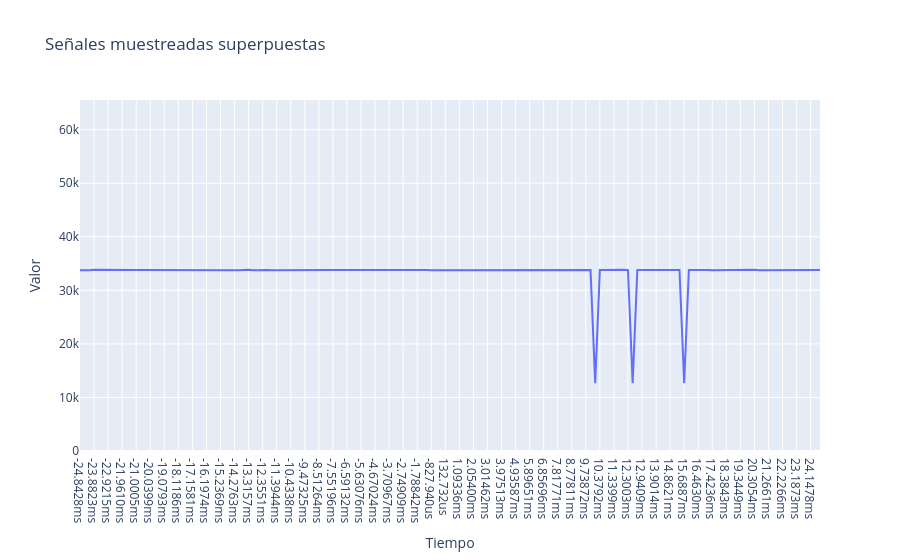

Write notebook code for a chart like this one.
### Code cell
fig = go.Figure()


# Agregamos cada señal como un trazo
fig.add_trace(go.Scatter(x = resultados_tiempos[3], y=new_arr3, mode='lines', name='Señal 3'))

# Opciones de layout
fig.update_layout(
    title='Señales muestreadas superpuestas',
    xaxis_title='Tiempo',
    yaxis_title='Valor',
   hovermode='x unified',    yaxis=dict(range=[0, 65536])
)

fig.show()

### Figure 1 — Plotly figure (JSON) as saved in the notebook; plotly's stock layout.template omitted (floating-point values rounded to 4 significant figures; data arrays with more than 128 entries replaced by an {"elided": "..."} marker saying what was removed)
{"data": [{"mode": "lines", "name": "Señal 3", "type": "scatter", "x": {"elided": "159 str values"}, "y": {"elided": "159 int values"}}], "layout": {"hovermode": "x unified", "title": {"text": "Señales muestreadas superpuestas"}, "xaxis": {"title": {"text": "Tiempo"}}, "yaxis": {"range": [0, 65536], "title": {"text": "Valor"}}}}
